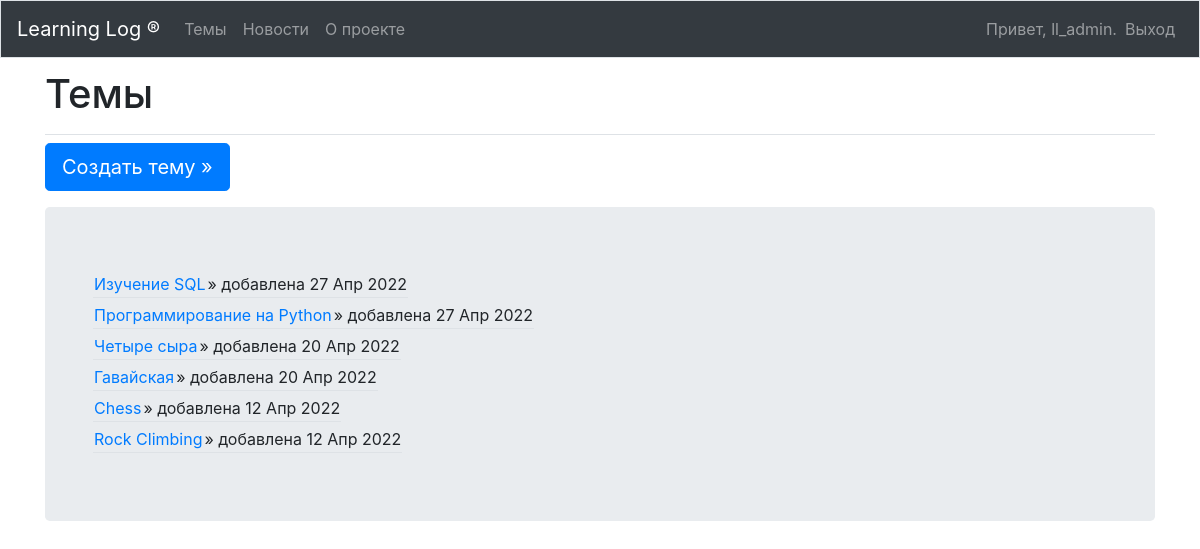
The app's page /topics/ (signed in) with its own data.
### learning_logs/models.py (models this page shows, shortened)
class Topic(models.Model):
    text = models.CharField(max_length=200)
    date_added = models.DateTimeField(auto_now_add=True)
    owner = models.ForeignKey(User, on_delete=models.CASCADE)

### learning_logs/views.py (the view)
# urls.py: path('topics/', views.topics, name='topics'),
@login_required
def topics(request):
    topics = models.Topic.objects.filter(owner=request.user).order_by('-date_added')
    context = {'topics': topics}
    return render(request, 'learning_logs/topics.html', context)

### learning_logs/templates/learning_logs/topics.html (shortened to what this page needs)
{% extends 'learning_logs/base.html' %}
{% block page_header %}
    <h1>Темы</h1>
{% endblock page_header %}
{% block content %}
    <p>
        <a class="btn btn-lg btn-primary" href="{% url 'learning_logs:new_topic' %}"
       role="button">Создать тему &raquo;</a>
    </p>
    <div class='jumbotron'>
        {% for el in topics %}
        <table class="pb-2 mb-1 ml-3 border-bottom">
            <tr>
                <td class="font-weight: bold"><a href="{% url 'learning_logs:topic' el.id %}"> {{ el.text }}</a></td>
                <td style="text-align: right">  &raquo; добавлена {{ el.date_added|date:'d M Y' }}</td>
            </tr>
        </table>
        {% empty %}
        <h3>Темы еще не добавлены. Вы можете добавить новую.</h3>
        {% endfor %}
    </div>
{% endblock content %}

### learning_logs/templates/learning_logs/base.html (shortened to what this page needs)
{% load bootstrap4 %}
<!doctype html>
<html lang="ru">
 <head>
     {% bootstrap_css %}
 </head>
 <body>
    <nav class="navbar navbar-expand-md fixed-top navbar-dark position-fix bg-dark mb-4 border">
        <a class="navbar-brand" href="{% url 'learning_logs:index' %}">Learning Log &reg;
        </a>
        <div class="collapse navbar-collapse" id="navbarCollapse">
            <ul class="navbar-nav mr-auto">
                <li class="nav-item">
                    <a class="nav-link" href="{% url 'learning_logs:topics' %}">Темы</a>
                </li>
                <li class="nav-item">
                    <a class="nav-link" href="{% url 'learning_logs:articles' %}">Новости</a>
                </li>
                <li class="nav-item">
                    <a class="nav-link" href="{% url 'learning_logs:feedback' %}">О проекте</a>
                </li>
            </ul>
            <ul class="navbar-nav ml-auto">
                {% if user.is_authenticated %}
                  <li class="nav-item">
                      <span class="navbar-text">Привет, {{ user.username }}.</span>
                  </li>
                  <li class="nav-item">
                      <a class="nav-link" href="{% url 'users:logout' %}">Выход</a>
                  </li>
                {% endif %}
            </ul>
        </div>
  </nav>
  <main role="main" class="container" style="margin-top: 70px">
      <div class="pb-2 mb-2 border-bottom">
          {% block page_header %}{% endblock page_header %}
      </div>
      <div>
          {% block content %}{% endblock content %}
      </div>
  </main>
 </body>
</html>

### records on screen
Topic: text "Изучение SQL", date_added "27 Апр 2022"
Topic: text "Программирование на Python", date_added "27 Апр 2022"
Topic: text "Четыре сыра", date_added "20 Апр 2022"
Topic: text "Гавайская", date_added "20 Апр 2022"
Topic: text "Chess", date_added "12 Апр 2022"
Topic: text "Rock Climbing", date_added "12 Апр 2022"

### other values on screen
{{ user.username }} "ll_admin"
